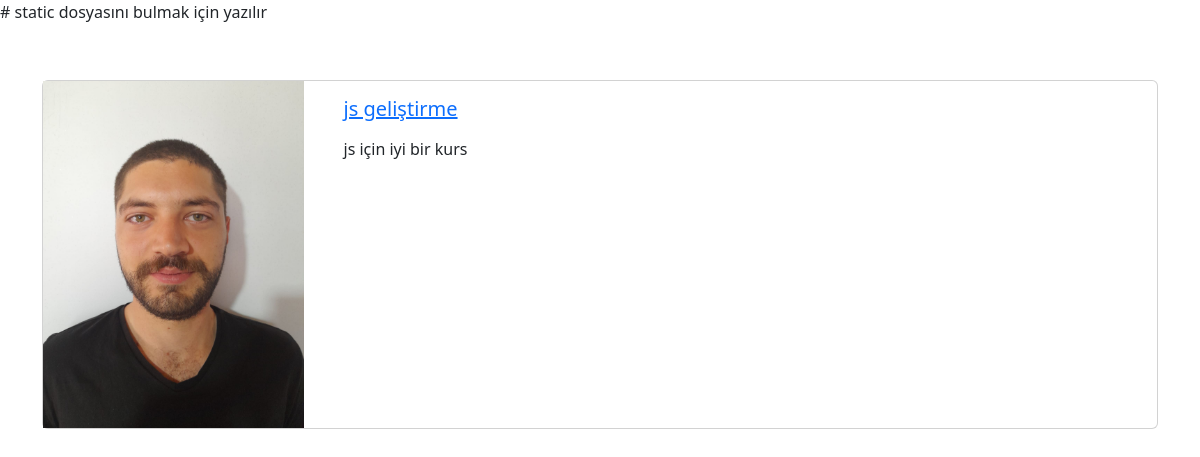
Page /blogs/js-gelistirme on the committed database.
### blog/models.py (models this page shows, shortened)
class Blog(models.Model): #12.satıra kadar blog için bir alan oluşturduk ve bunların içinde nelerin nasıl olmasını istediğimizi yazdık
    title = models.CharField(max_length=200)
    image = models.ImageField(upload_to="blogs")#models.FileField  bu kodda olurdu fakat bu bütün dosyaları eklemeye yarar. Imagefield sadece resim ekelmek için yazılır
    description = RichTextField()
    is_active = models.BooleanField(default=False)
    is_home = models.BooleanField(default=False)
    slug = models.SlugField(null=False, blank=True, unique=True,db_index=True,editable=False)
    category = models.ForeignKey(Category,default=1, on_delete=models.CASCADE)

### blog/views.py (the view)
# urls.py: path("blogs/<slug:slug>", views.blog_details, name ="blog_details" )
def blog_details(request,slug):
    blog=Blog.objects.get(slug=slug)
    return render(request,"blog/blog-details.html", {
        "blog":blog
    })

### blog/templates/blog/blog-details.html (shortened to what this page needs)
{% extends "base.html" %}
{%load static%}
{%block content%}
<div class="container">
        <div class="row">
            <div class="col-12">
                <div class="card mb-3">
                    <div class="row">
                        <div class="col-md-3">
                            <img src="{{ blog.image.url }}" alt="" class="img-fluid">
                        </div>
                        <div class="col-md-9">
                            <div class="card-body">
                                <h5 class="card-title">
                                    <a href="{% url 'blog_details' blog.id %}">
                                    {{blog.title}}
                                </a>
                                </h5>
                                <p class="card-text"> {{blog.description|safe}} </p>
                            </div>
                        </div>
                    </div>
                </div>
            </div>
        </div>
    </div>
{%endblock%}

### rows in the picture
Blog: image (picture), title "js geliştirme", description "js için iyi bir kurs"
